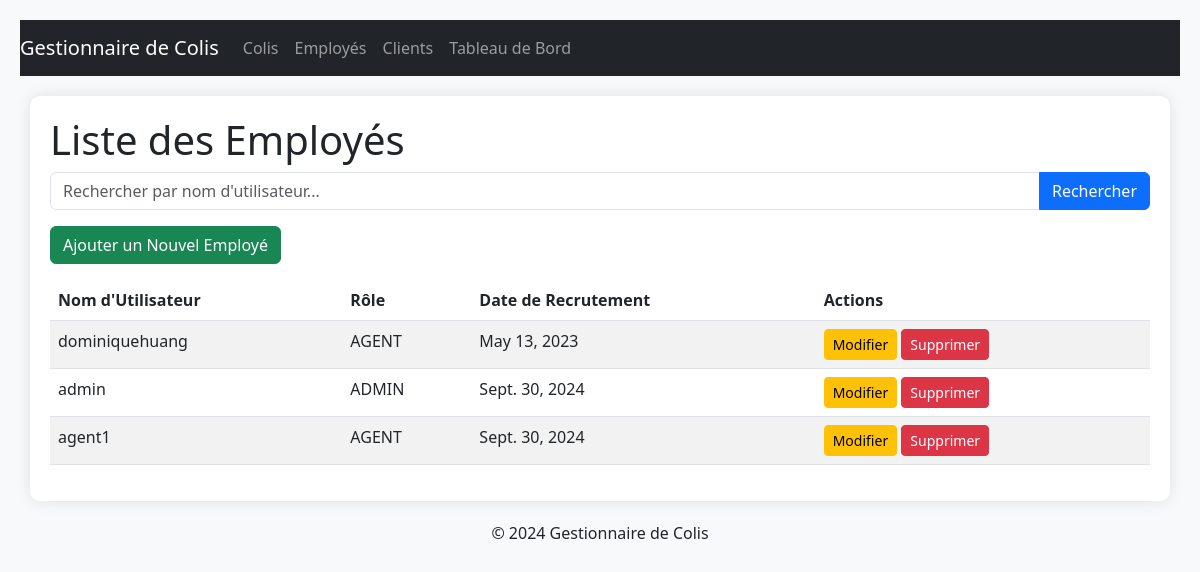
Screenshot of /colis/liste_employes/ with the database file from the repository.
### colis/models.py (models this page shows, shortened)
class Employe(models.Model):
    user = models.OneToOneField(User, on_delete=models.CASCADE)
    role = models.CharField(max_length=50, choices=[('ADMIN', 'Administrateur'), ('AGENT', 'Agent de Distribution')], default='AGENT')
    date_recrutement = models.DateField()

### colis/views.py (the view)
# urls.py: path('liste_employes/', views.liste_employes, name='liste_employes'),  # Liste des employés
def liste_employes(request):
    query = request.GET.get('q', '')
    if query:
        employes = Employe.objects.filter(user__username__icontains=query)
    else:
        employes = Employe.objects.all()
    return render(request, 'colis/liste_employes.html', {'employes': employes, 'query': query})

### colis/templates/colis/liste_employes.html (shortened to what this page needs)
{% extends 'colis/base.html' %}
{% block content %}
    <h1>Liste des Employés</h1>
    <form method="get" class="mb-3">
        <div class="input-group">
            <input type="text" name="q" class="form-control" placeholder="Rechercher par nom d'utilisateur..." value="{{ query }}">
            <button type="submit" class="btn btn-primary">Rechercher</button>
        </div>
    </form>
    <a href="{% url 'ajouter_employe' %}" class="btn btn-success mb-3">Ajouter un Nouvel Employé</a>
    <table class="table table-striped">
        <thead>
            <tr>
                <th>Nom d'Utilisateur</th>
                <th>Rôle</th>
                <th>Date de Recrutement</th>
                <th>Actions</th>
            </tr>
        </thead>
        <tbody>
            {% for employe in employes %}
            <tr>
                <td>{{ employe.user.username }}</td>
                <td>{{ employe.role }}</td>
                <td>{{ employe.date_recrutement }}</td>
                <td>
                    <a href="{% url 'modifier_employe' employe.id %}" class="btn btn-warning btn-sm">Modifier</a>
                    <a href="{% url 'supprimer_employe' employe.id %}" class="btn btn-danger btn-sm">Supprimer</a>
                </td>
            </tr>
            {% endfor %}
        </tbody>
    </table>
{% endblock %}

### colis/templates/colis/base.html (style rules this page uses)
body { background-color: #f8f9fa; padding: 20px; }

### rows the page displays
Employe: user.username "dominiquehuang", role "AGENT", date_recrutement "May 13, 2023"
Employe: user.username "admin", role "ADMIN", date_recrutement "Sept. 30, 2024"
Employe: user.username "agent1", role "AGENT", date_recrutement "Sept. 30, 2024"
